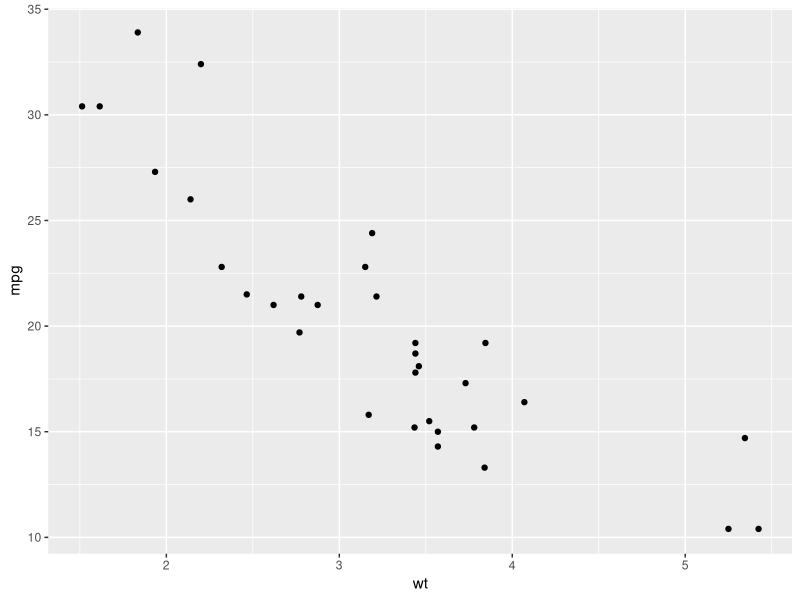
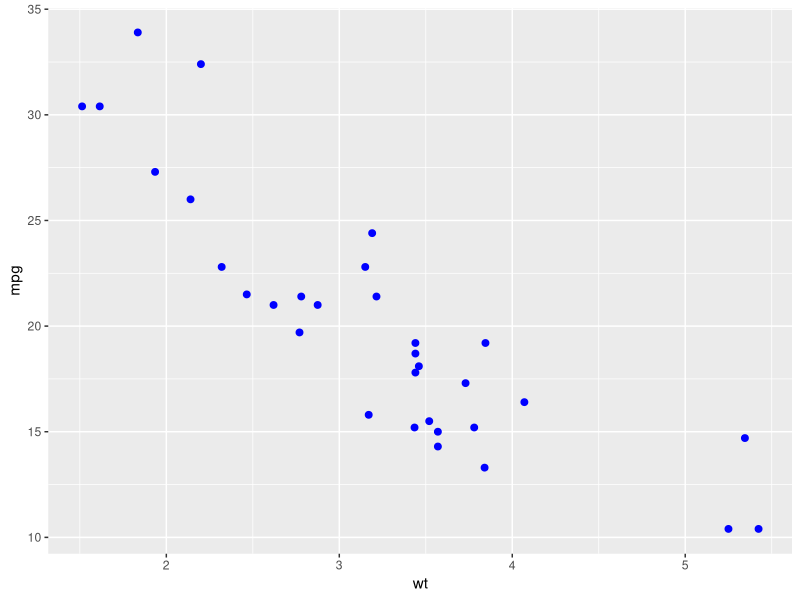

These figures' R source, in order:
library(ggplot2)

# Load the data
data("mtcars")

# mtcars : Motor Trend Car Road Tests.
# 
# Description: The data comprises fuel consumption and 10 aspects of automobile design and performance for 32 automobiles (1973 - 74 models).
# 
# Format: A data frame with 32 observations on 3 variables.
# 
# [, 1] mpg Miles/(US) gallon
# [, 2] cyl Number of cylinders
# [, 3] wt Weight (lb/1000)


# Basic scatter plot
ggplot(data = mtcars, aes(x = wt, y = mpg)) + 
  geom_point()


# Change the point size, and shape
ggplot(mtcars, aes(x = wt, y = mpg)) +
  geom_point(size = 2, shape = 19,color="blue")
